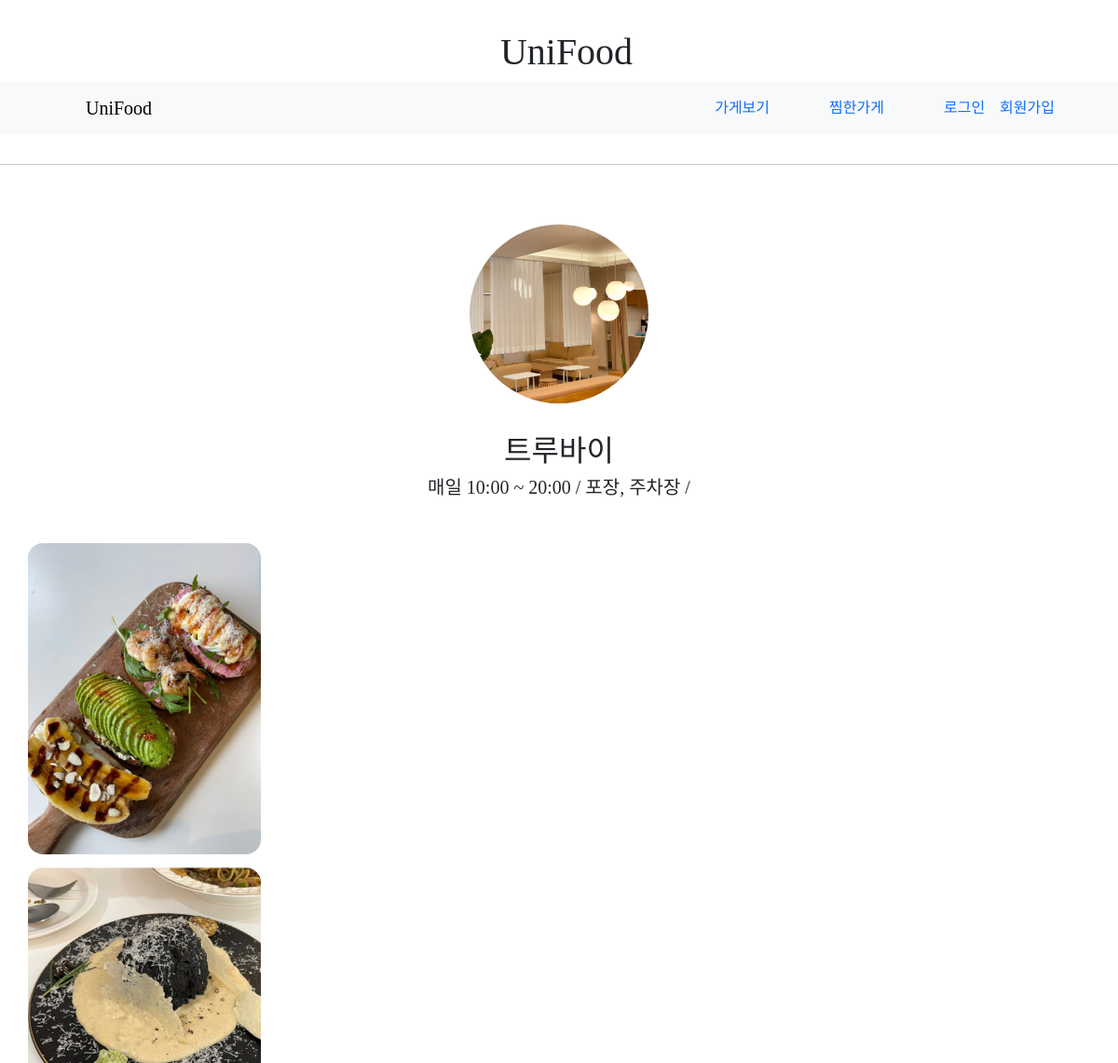
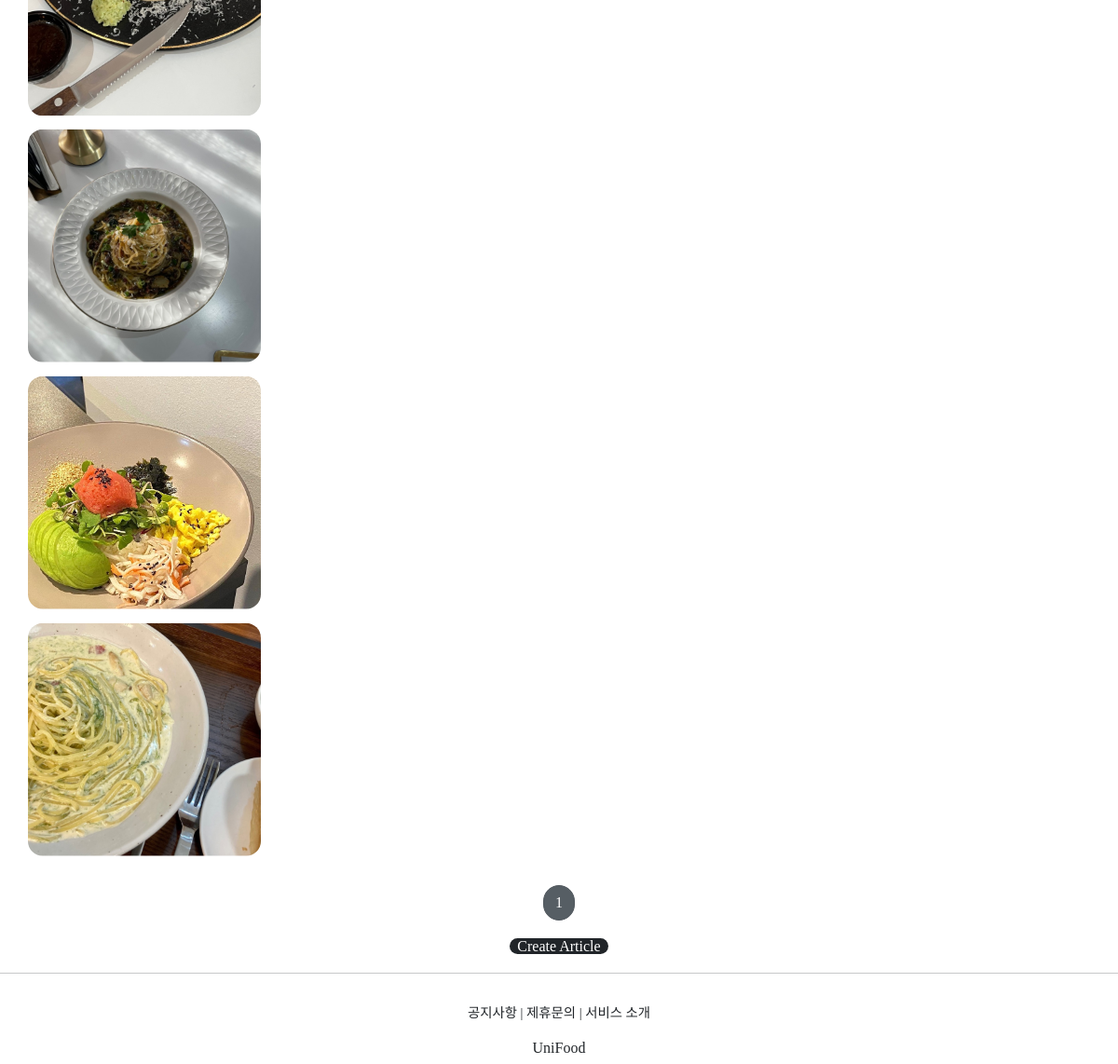
Screenshot of /projects/detail/6 with the database file from the repository (2 pictures, top to bottom).
### projectapp/models.py (models this page shows, shortened)
class Project(models.Model):
    image = models.ImageField(upload_to='project/', null=False)
    title = models.CharField(max_length=20, null=False)
    description = models.CharField(max_length=200, null=True)
    created_at = models.DateTimeField(auto_now=True)

### articleapp/models.py (models this page shows)
class Article(models.Model):
    writer = models.ForeignKey(User, on_delete=models.SET_NULL, related_name='article',null=True)
    project = models.ForeignKey(Project, on_delete=models.SET_NULL, related_name='article', null=True)
    title = models.CharField(max_length=200, null=True)
    image = models.ImageField(upload_to='article/', null=False)
    content = models.TextField(null=True)
    created_at = models.DateField(auto_now_add=True, null=True)
    like = models.IntegerField(default=0)

### projectapp/views.py (the view)
# urls.py: path('detail/<int:pk>', ProjectDetailView.as_view(), name='detail'),
class ProjectDetailView(DetailView, MultipleObjectMixin):
    model = Project
    context_object_name = 'target_project'
    template_name = 'projectapp/detail.html'
    paginate_by = 25
    def get_context_data(self, **kwargs):
        project = self.object
        user = self.request.user
        if user.is_authenticated:
            subscription = Subscription.objects.filter(user=user, project=project)
        else:
            subscription = None
        object_list = Article.objects.filter(project=self.get_object())
        return super(ProjectDetailView, self).get_context_data(object_list=object_list,
                                                               subscription=subscription,
                                                               **kwargs)

### projectapp/templates/projectapp/detail.html (shortened to what this page needs)
{% extends 'base.html' %}
{% block content %}
  <div>
    <div style="text-align: center; max-width: 500px; margin: 4rem auto 1.5rem auto;">
      <img src="{{ target_project.image.url }}" alt=""
           style="height: 12rem; width: 12rem; border-radius: 20rem; margin-bottom: 2rem; object-fit: cover;">
      <h2 style="font-family: 'NanumSquareB'">
        {{ target_project.title }}
      </h2>
      <h5 style="margin-bottom: 3rem;">
        {{ target_project.description }}
      </h5>
    </div>
        <div>
            {% include 'snippets/list_fragment.html' with article_list=object_list %}
        </div>
  </div>
{% endblock %}

### templates/snippets/list_fragment.html (shortened to what this page needs)
{% load static %}
    {% if article_list %}
    <div class="container">
        {% for article in article_list %}
        <a href="{% url 'articleapp:detail' pk=article.pk %}">
            {% include 'snippets/card.html' with article=article %}
        </a>
        {% endfor %}
    </div>
    {% else %}
    <div class="text-center">
        <h1>아직 등록된 가게가 없어요!</h1>
    </div>
    {% endif %}
    {% include 'snippets/pagenation.html' with page_obj=page_obj %}
    <div style="text-align: center">
        <a href="{% url 'articleapp:create' %}" class="btn-dark rounded-pill col-3 mt-3 mb-3 px-2">
            Create Article
        </a>
    </div>

### templates/snippets/card.html
<div>
    <img src="{{ article.image.url }}" alt="">
</div>

### static/base.css (style rules this page uses)
a { color: black; text-decoration: none; }

### templates/snippets/list_fragment.html (style rules this page uses)
.container { padding: 0; margin: 0 auto; }
.container a { width: 45%; max-width: 250px; }
.container div { display: flex; justify-content: center; align-items: center; border-radius: 1rem; }
.container img { width: 100%; border-radius: 1rem; }

### rows the page displays
Project: image (picture), title "트루바이", description "매일 10:00 ~ 20:00 / 포장, 주차장 /"
Article: image (picture)
Article: image (picture)
Article: image (picture)
Article: image (picture)
Article: image (picture)

### other values shown
{{ page_obj.number }} "1"
